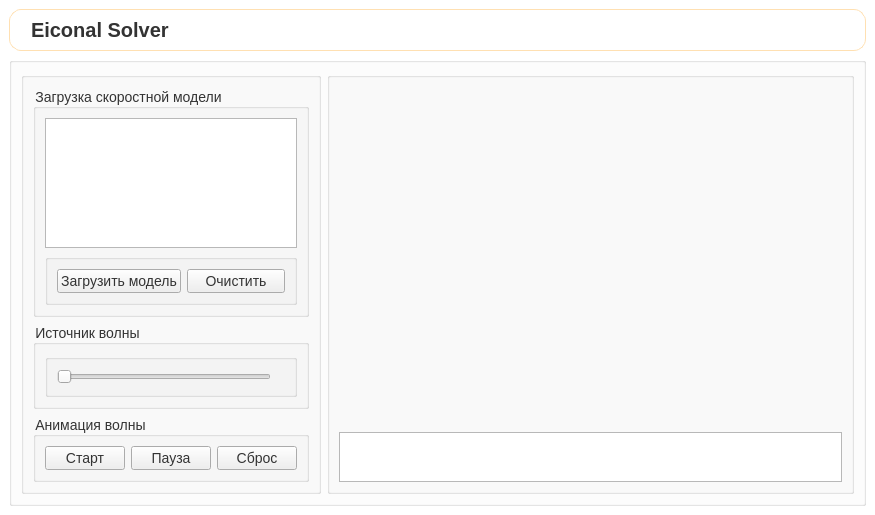
<?xml version="1.0" encoding="UTF-8"?>
<ui version="4.0">
 <class>MainWindow</class>
 <widget class="QMainWindow" name="MainWindow">
  <property name="geometry">
   <rect>
    <x>0</x>
    <y>0</y>
    <width>875</width>
    <height>515</height>
   </rect>
  </property>
  <property name="windowTitle">
   <string>MainWindow</string>
  </property>
  <property name="styleSheet">
   <string notr="true">QMainWindow {
    background-color: #ffffff;
}

QWidget {
    font-family: &quot;Segoe UI&quot;, Arial, sans-serif;
    font-size: 14px;
    color: #333333;
}</string>
  </property>
  <widget class="QWidget" name="centralwidget">
   <layout class="QGridLayout" name="gridLayout">
    <item row="1" column="0">
     <widget class="QGroupBox" name="BigGroupBox">
      <property name="title">
       <string/>
      </property>
      <layout class="QHBoxLayout" name="horizontalLayout">
       <item>
        <widget class="QGroupBox" name="LeftBlocks">
         <property name="sizePolicy">
          <sizepolicy hsizetype="Fixed" vsizetype="Preferred">
           <horstretch>0</horstretch>
           <verstretch>0</verstretch>
          </sizepolicy>
         </property>
         <property name="maximumSize">
          <size>
           <width>300</width>
           <height>16777215</height>
          </size>
         </property>
         <property name="title">
          <string/>
         </property>
         <layout class="QVBoxLayout" name="verticalLayout">
          <item>
           <widget class="QGroupBox" name="ModelBox">
            <property name="title">
             <string>Загрузка скоростной модели</string>
            </property>
            <layout class="QVBoxLayout" name="verticalLayout_3">
             <item>
              <widget class="QListWidget" name="UploadedFileWidget"/>
             </item>
             <item>
              <widget class="QGroupBox" name="groupBox_5">
               <property name="title">
                <string/>
               </property>
               <layout class="QHBoxLayout" name="horizontalLayout_2">
                <item>
                 <widget class="QPushButton" name="UploadButton">
                  <property name="text">
                   <string>Загрузить модель</string>
                  </property>
                 </widget>
                </item>
                <item>
                 <widget class="QPushButton" name="ClearButton">
                  <property name="text">
                   <string>Очистить</string>
                  </property>
                 </widget>
                </item>
               </layout>
              </widget>
             </item>
            </layout>
           </widget>
          </item>
          <item>
           <widget class="QGroupBox" name="SourceBox">
            <property name="title">
             <string>Источник волны</string>
            </property>
            <layout class="QVBoxLayout" name="verticalLayout_4">
             <item>
              <widget class="QGroupBox" name="groupBox_6">
               <property name="title">
                <string/>
               </property>
               <layout class="QHBoxLayout" name="horizontalLayout_4">
                <item>
                 <widget class="QSlider" name="AngleSlider">
                  <property name="orientation">
                   <enum>Qt::Orientation::Horizontal</enum>
                  </property>
                 </widget>
                </item>
                <item>
                 <widget class="QLabel" name="AngleLabel">
                  <property name="text">
                   <string/>
                  </property>
                 </widget>
                </item>
               </layout>
              </widget>
             </item>
            </layout>
           </widget>
          </item>
          <item>
           <widget class="QGroupBox" name="AnimationBox">
            <property name="title">
             <string>Анимация волны</string>
            </property>
            <layout class="QHBoxLayout" name="horizontalLayout_3">
             <item>
              <widget class="QPushButton" name="StartButton">
               <property name="text">
                <string>Старт</string>
               </property>
              </widget>
             </item>
             <item>
              <widget class="QPushButton" name="PauseButton">
               <property name="text">
                <string>Пауза</string>
               </property>
              </widget>
             </item>
             <item>
              <widget class="QPushButton" name="ResetButton">
               <property name="text">
                <string>Сброс</string>
               </property>
              </widget>
             </item>
            </layout>
           </widget>
          </item>
         </layout>
        </widget>
       </item>
       <item>
        <widget class="QGroupBox" name="RightBlocks">
         <property name="sizePolicy">
          <sizepolicy hsizetype="Expanding" vsizetype="Preferred">
           <horstretch>0</horstretch>
           <verstretch>0</verstretch>
          </sizepolicy>
         </property>
         <property name="maximumSize">
          <size>
           <width>16777215</width>
           <height>16777215</height>
          </size>
         </property>
         <property name="title">
          <string/>
         </property>
         <layout class="QVBoxLayout" name="verticalLayout_2">
          <item>
           <widget class="PlotWidget" name="PlotWidget" native="true"/>
          </item>
          <item>
           <widget class="QListWidget" name="StatusWidget">
            <property name="sizePolicy">
             <sizepolicy hsizetype="Expanding" vsizetype="Fixed">
              <horstretch>0</horstretch>
              <verstretch>0</verstretch>
             </sizepolicy>
            </property>
            <property name="maximumSize">
             <size>
              <width>16777215</width>
              <height>50</height>
             </size>
            </property>
           </widget>
          </item>
         </layout>
        </widget>
       </item>
      </layout>
     </widget>
    </item>
    <item row="0" column="0">
     <widget class="QLabel" name="Label">
      <property name="sizePolicy">
       <sizepolicy hsizetype="MinimumExpanding" vsizetype="Fixed">
        <horstretch>0</horstretch>
        <verstretch>0</verstretch>
       </sizepolicy>
      </property>
      <property name="styleSheet">
       <string notr="true">QLabel{        
    font-size: 20px;
    font-weight: bold;
    padding: 8px 16px;
    border-radius: 12px;
    qproperty-alignment: AlignCenter;
    border: 1px solid #ffe0b2;
}</string>
      </property>
      <property name="text">
       <string>Eiconal Solver</string>
      </property>
     </widget>
    </item>
   </layout>
  </widget>
 </widget>
 <customwidgets>
  <customwidget>
   <class>PlotWidget</class>
   <extends>QWidget</extends>
   <header>pyqtgraph</header>
   <container>1</container>
  </customwidget>
 </customwidgets>
 <resources/>
 <connections/>
</ui>
